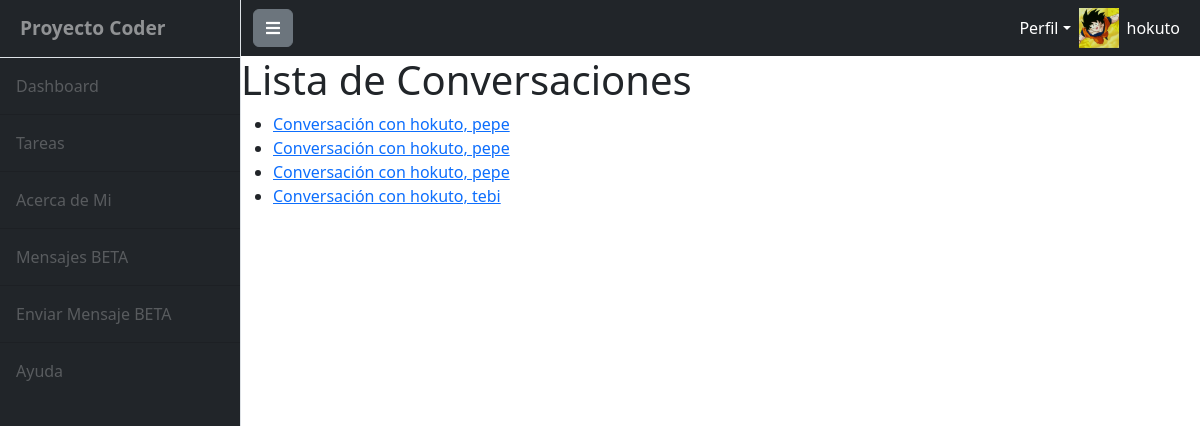
The app's page /proyecto-final/conversations/ (signed in) with its own data.
### MainSiteApp/models.py (models this page shows)
class Conversation(models.Model):
    participants = models.ManyToManyField(User, related_name='conversations')

### MainSiteApp/views.py (the view)
# urls.py: path('conversations/', views.conversation_list, name='conversation_list'),
@login_required
def conversation_list(request: HttpRequest):
    conversations = request.user.conversations.all()
    return render(request, 'conversation_list.html', {'conversations': conversations})

### MainSiteApp/context_processors.py (called while the page is built)
def get_current_year(req):
    current_year = datetime.datetime.now().year
    return {
        "current_year": current_year
    }

def load_avatar(req: HttpRequest):
    try:
        avatar = Avatar.objects.get(user=req.user.id)
        return {"url": avatar.image.url}
    except:
        image_data = open("media/avatares/goku.jpg", "rb").read()
        return {"url": image_data}

def count_tasks_owner(req: HttpRequest):
    try:
        count_tasks = TasksList.objects.filter(owner=req.user).count()
        return {"count_tasks": count_tasks}
    except:
        count_tasks = 0
        return {"count_tasks": count_tasks}

### MainSiteApp/templates/conversation_list.html
{% extends 'base.html' %}
{% block pagecontent %}
<body>
    <h1>Lista de Conversaciones</h1>
    <ul>
        {% for conversation in conversations %}
        <li><a href="{% url 'conversation_detail' conversation.id %}">Conversación con {{ conversation.participants.all|join:", " }}</a></li>
        {% endfor %}
    </ul>
</body>
</html>
{% endblock pagecontent %}

### MainSiteApp/templates/navbar.html (shortened to what this page needs)
<nav class="sb-topnav navbar navbar-expand navbar-dark bg-dark">
    <div class="container-fluid">
        <button class="btn btn-secondary" id="sidebarToggle">
            <i class="fa fa-bars" aria-hidden="true"></i>
          </button>
        <div class="collapse navbar-collapse" id="navbarSupportedContent">
            <ul class="navbar-nav ms-auto mt-2 mt-lg-0">
                <li class="nav-item dropdown">
                    <a class="nav-link dropdown-toggle" id="navbarDropdown" href="#" role="button" data-bs-toggle="dropdown" aria-haspopup="true" aria-expanded="false">Perfil</a>
                </li>
                {% if  user.is_authenticated %}
                {% if url %}
                <img src="{{url}}" height="40px" alt="avatar">
                <div class="nav-item text-center">
                    <p class="nav-link mb-0">{{ user.username }}</p>
                </div>
                {% endif %}
                {% endif %}
            </ul>
        </div>
    </div>
</nav>

### MainSiteApp/static/css/main.css (style rules this page uses)
:root { --color-primary: #6a0572; --color-secondary: #ff9a8b; --color-tertiary: #83c5be; --color-quaternary: #f0e68c; --color-text: #333; }
.navbar { background-color: var(--color-primary); }
.navbar-dark .navbar-nav .nav-link { color: #fff; }
.nav-item { color: rgba(255, 255, 255, 0.25) !important; }

### records on screen
Conversation: participants.all "hokuto, pepe"
Conversation: participants.all "hokuto, pepe"
Conversation: participants.all "hokuto, pepe"
Conversation: participants.all "hokuto, tebi"

### other values on screen
{{ user.username }} "hokuto"
